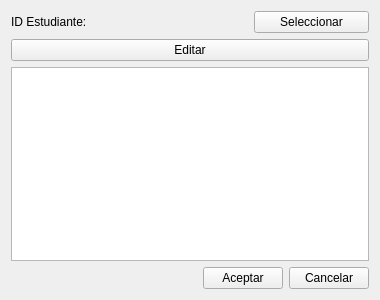
<?xml version="1.0" encoding="UTF-8"?>
<ui version="4.0">
 <class>Form</class>
 <widget class="QWidget" name="Form">
  <property name="geometry">
   <rect>
    <x>0</x>
    <y>0</y>
    <width>380</width>
    <height>300</height>
   </rect>
  </property>
  <property name="minimumSize">
   <size>
    <width>380</width>
    <height>300</height>
   </size>
  </property>
  <property name="windowTitle">
   <string>Form</string>
  </property>
  <layout class="QVBoxLayout" name="verticalLayout">
   <item>
    <layout class="QHBoxLayout" name="horizontalLayout">
     <item>
      <widget class="QLabel" name="label">
       <property name="text">
        <string>ID Estudiante:</string>
       </property>
      </widget>
     </item>
     <item>
      <widget class="QLabel" name="label_2">
       <property name="text">
        <string/>
       </property>
      </widget>
     </item>
     <item>
      <widget class="QPushButton" name="pushButton_4">
       <property name="text">
        <string>Seleccionar</string>
       </property>
      </widget>
     </item>
    </layout>
   </item>
   <item>
    <widget class="QPushButton" name="pushButton">
     <property name="text">
      <string>Editar</string>
     </property>
    </widget>
   </item>
   <item>
    <widget class="QTableWidget" name="tableWidget"/>
   </item>
   <item>
    <layout class="QHBoxLayout" name="horizontalLayout_2">
     <item>
      <spacer name="horizontalSpacer">
       <property name="orientation">
        <enum>Qt::Horizontal</enum>
       </property>
       <property name="sizeHint" stdset="0">
        <size>
         <width>40</width>
         <height>20</height>
        </size>
       </property>
      </spacer>
     </item>
     <item>
      <widget class="QPushButton" name="pushButton_2">
       <property name="text">
        <string>Aceptar</string>
       </property>
      </widget>
     </item>
     <item>
      <widget class="QPushButton" name="pushButton_3">
       <property name="text">
        <string>Cancelar</string>
       </property>
      </widget>
     </item>
    </layout>
   </item>
  </layout>
 </widget>
 <resources/>
 <connections/>
</ui>
